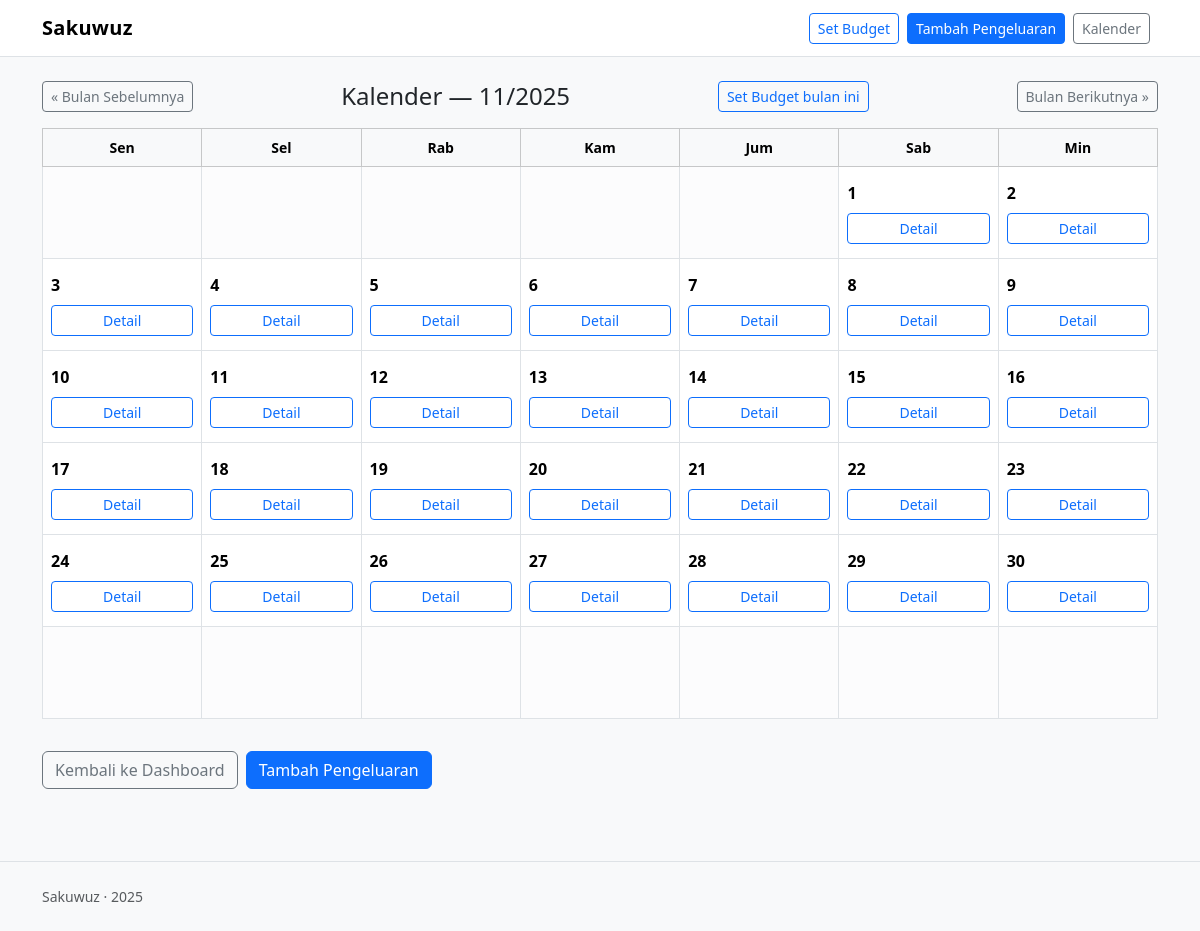
The app's page /expenses/calendar/?year=2025&month=11 (signed in), older data.
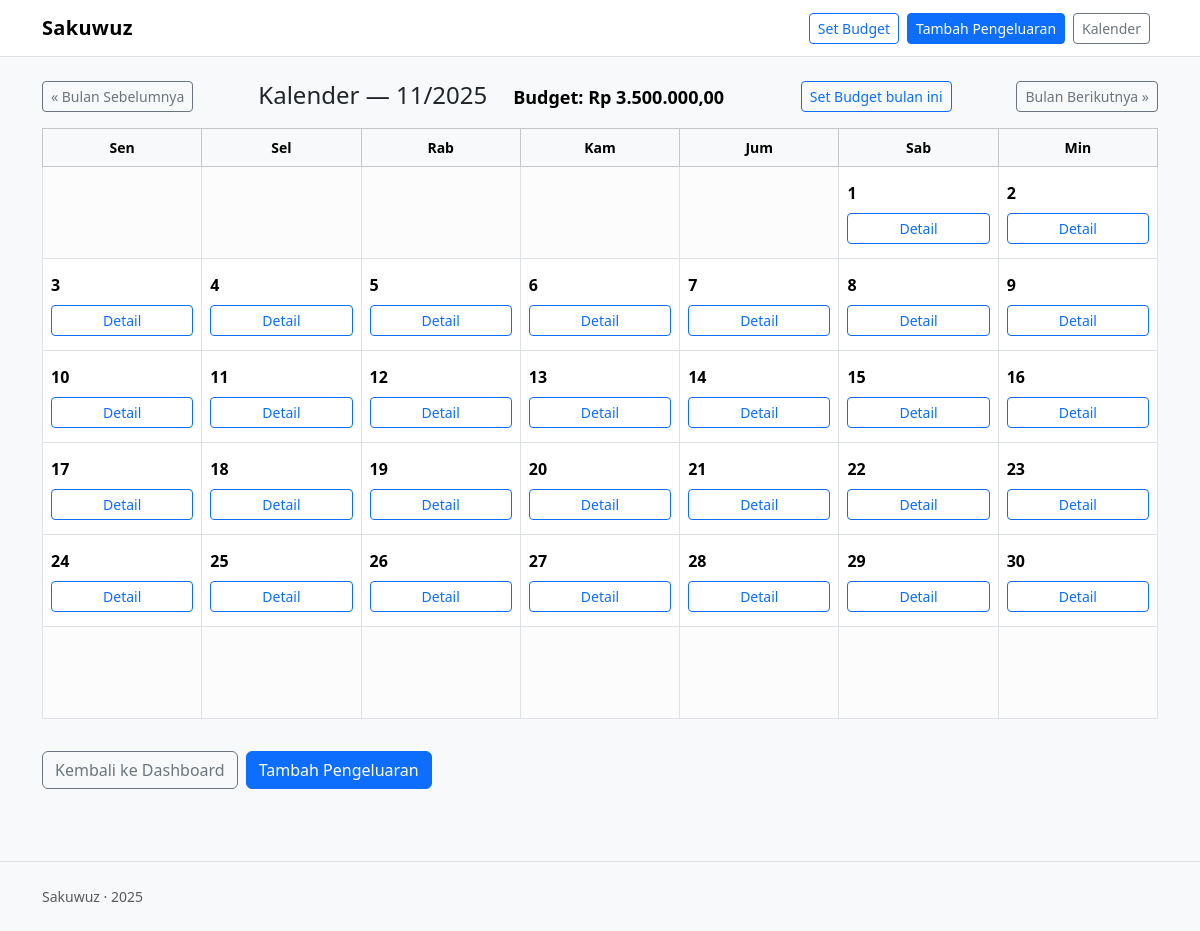
The same page, newer data.
### apps/budgets/models.py (models this page shows, shortened)
class Budget(models.Model):
    user = models.ForeignKey(User, on_delete=models.CASCADE)
    month = models.IntegerField()  # 1-12
    year = models.IntegerField()
    nominal_max = models.DecimalField(max_digits=12, decimal_places=2)
    sisa = models.DecimalField(max_digits=12, decimal_places=2, default=0)

### apps/expenses/views.py (the view)
# urls.py: path("calendar/", views.calendar_view, name="calendar"),
@login_required(login_url="/admin/login/")
def calendar_view(request):
    year, month = _get_month_year(request)
    budget = Budget.objects.filter(user=request.user, month=month, year=year).first()
    totals = {}
    if budget:
        qs = (
            Expense.objects.filter(budget=budget, tanggal__year=year, tanggal__month=month)
            .values("tanggal")
            .annotate(total=Sum("nominal"))
        )
        totals = {x["tanggal"].day: x["total"] for x in qs}
    first_weekday, days_in_month = pycal.monthrange(year, month)
    weeks, day = [], 1
    for _ in range(6):
        row = []
        for dow in range(7):
            if (len(weeks) == 0 and dow < first_weekday) or day > days_in_month:
                row.append(None)
            else:
                row.append({
                    "day": day,
                    "total": totals.get(day, 0),
                    "url": reverse("day_detail", args=[year, month, day]),
                })
                day += 1
        weeks.append(row)
    prev_y, prev_m = (year - 1, 12) if month == 1 else (year, month - 1)
    next_y, next_m = (year + 1, 1) if month == 12 else (year, month + 1)
    return render(request, "calendar.html", {
        "year": year,
        "month": month,
        "weeks": weeks,
        "days_in_month": days_in_month,
        "budget": budget,
        "totals": totals,
        "prev_link": f"{reverse('calendar')}?year={prev_y}&month={prev_m}",
        "next_link": f"{reverse('calendar')}?year={next_y}&month={next_m}",
        "today": timezone.localdate(),
    })

### apps/core/templatetags/formatting.py (called while the page is built)
@register.filter
def rupiah(value):
    try:
        n = float(value or 0)
    except (TypeError, ValueError):
        n = 0
    parts = f"{n:,.2f}".split(".")
    main = parts[0].replace(",", ".")
    frac = parts[1]
    return f"Rp {main},{frac}"

### apps/expenses/views.py (called while the page is built)
def _get_month_year(request):
    t = timezone.localdate()
    try:
        return int(request.GET.get("year", t.year)), int(request.GET.get("month", t.month))
    except (TypeError, ValueError):
        return t.year, t.month

### templates/calendar.html (shortened to what this page needs)
{% extends "base.html" %}
{% load formatting %}
{% block content %}
<div class="d-flex justify-content-between align-items-center mb-3">
  <a class="btn btn-outline-secondary btn-sm" href="{{ prev_link }}">&laquo; Bulan Sebelumnya</a>
  <h4 class="m-0">
    Kalender — {{ month }}/{{ year }}
    {% if budget %}
      <span class="badge text-bg-light ms-2">Budget: {{ budget.nominal_max|rupiah }}</span>
    {% endif %}
  </h4>
  <a class="btn btn-outline-primary btn-sm" href="/budget/set/?year={{ year }}&month={{ month }}">Set Budget bulan ini</a>
  <a class="btn btn-outline-secondary btn-sm" href="{{ next_link }}">Bulan Berikutnya &raquo;</a>
</div>
<div class="table-responsive">
  <table class="table table-bordered align-middle bg-white">
    <thead class="table-light">
      <tr class="text-center small">
        <th>Sen</th><th>Sel</th><th>Rab</th><th>Kam</th><th>Jum</th><th>Sab</th><th>Min</th>
      </tr>
    </thead>
    <tbody>
    {% for row in weeks %}
      <tr style="height: 92px;">
        {% for cell in row %}
          {% if cell %}
            <td class="p-2 {% if today.year == year and today.month == month and today.day == cell.day %}border-primary{% endif %}">
              <div class="d-flex justify-content-between align-items-start">
                <div class="fw-semibold">{{ cell.day }}</div>
              </div>
              <div class="mt-2">
                <a class="btn btn-sm btn-outline-primary w-100" href="{{ cell.url }}">Detail</a>
              </div>
            </td>
          {% else %}
            <td class="bg-light-subtle"></td>
          {% endif %}
        {% endfor %}
      </tr>
    {% endfor %}
    </tbody>
  </table>
</div>
<div class="mt-3 d-flex gap-2">
  <a class="btn btn-outline-secondary" href="/">Kembali ke Dashboard</a>
  <a class="btn btn-primary" href="/expense/add/">Tambah Pengeluaran</a>
</div>
{% endblock %}

Row changes from the older to the newer data that the page shows:
now on this page (row edited): Budget: nominal_max|rupiah "Rp 3.500.000,00"
Text that changed along with them:
text now shown: "Budget:"
